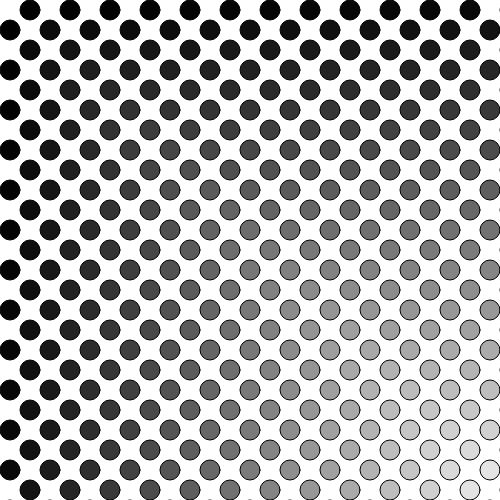
Frame 1 (no input)
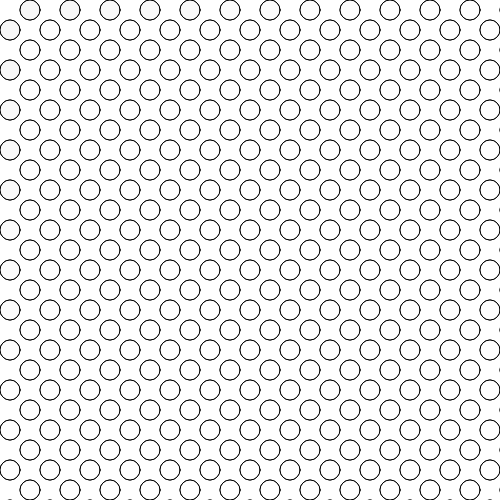
Frame 2 (the mouse pressed at the canvas centre, redrawn once)

The p5.js sketch that drew these frames (run headless with seeded random() and noise() and a simulated clock; the mouse was pressed at the canvas centre and the sketch redrawn once):

// p5.js sketch
// ── sketch.js
function setup() {
  rows = 25
  size = 500
  fill('white')
  createCanvas(size, size)
  ch = size / rows
  fcolor = 0
  odd = rows % 2; 
  mrows = rows;
  if(odd) {
    mrows = rows - 1;
  }
  quantity = (mrows / 2) * (mrows / 2)
  if(odd) {
     quantity = quantity + mrows
  }
  color_increment = ((255 - fcolor) / quantity) / 4
}

function chk(x = 0, y = 0) {
  push()
  translate(ch/2,ch/2)
  fill(fcolor = fcolor + color_increment)
  circle(x, y, ch)
  pop()
}

function chex(rows = 3) {
  j=0
  for (j = 0; j < rows; j = j + 1) {
    push()
    translate(ch * j, ch * j)
    for (i = 1; i <= rows; i = i + 2) {
        chk(0, ch * i)
        chk(ch * i, 0)
    }
    pop()
  }
}

function draw() {
  noLoop()
  chex(rows)
}
